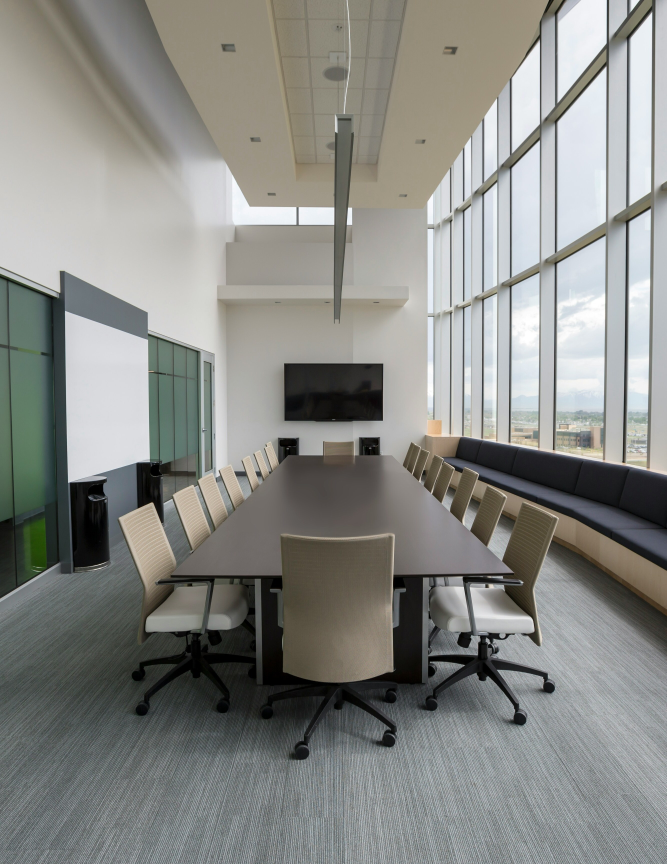
#> input picture images/bg2.jpg, 2667 x 3456 px (shown at 1/4 size)
$ python -i main.py   (imports and definitions only)
#> lines starting #> are read from the running program, lines starting #| are printed output that depends on the picture; after the words box and inside, x2 and y2 are one past the last pixel; in counts of white or black regions, pixels touching at a corner belong together
import os
import cv2
import numpy as np
from PIL import Image
from rembg import remove
import matplotlib.pyplot as plt
from skimage import exposure, color, transform

# [276 lines left out: functions create_directory_if_not_exists, remove_background, analyze_scene_depth, analyze_lighting_conditions, apply_grunge_texture, match_colors_for_scene and 2 more, not called in this run]

def apply_final_adjustments(image_path, output_path):
#> called with image_path = '../images/bg2.jpg', output_path = 'out.png'
    print("Applying final adjustments...")

    image = cv2.imread(image_path)
#> image is the input picture: shape (3456, 2667, 3); mean B, G, R 133.4, 137.5, 136.4

    image = cv2.convertScaleAbs(image, alpha=1.15, beta=10)
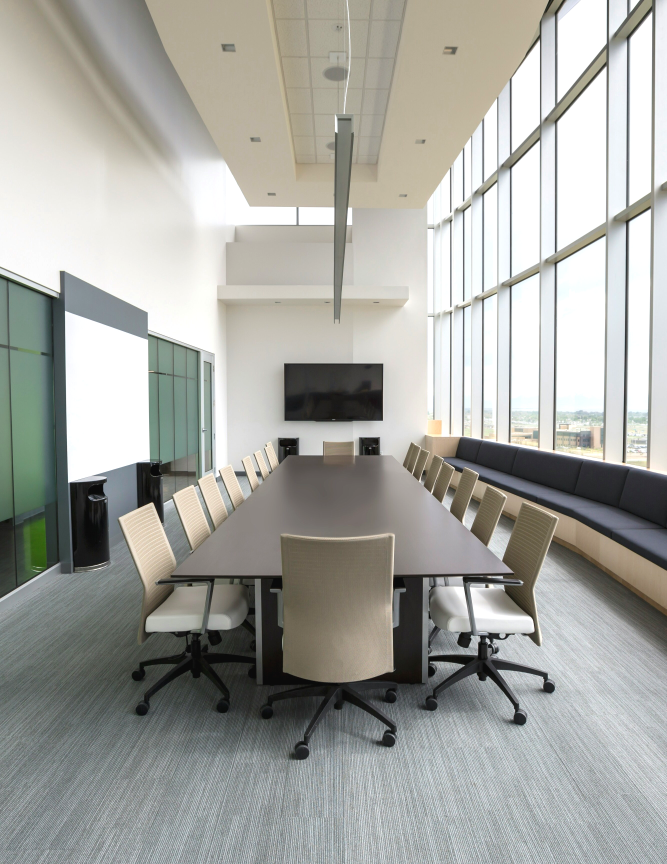
#> image: shape (3456, 2667, 3) (shown at 1/4 size); mean B, G, R 161.1, 166.3, 165.5

    h, w = image.shape[:2]
#> h = 3456; w = 2667
    grain = np.random.normal(0, 1, (h, w, 3)).astype(np.int32)
    image_with_grain = np.clip(image.astype(np.int32) + grain, 0, 255).astype(np.uint8)

    kernel = np.array([[-0.5,-0.5,-0.5], [-0.5,5,-0.5], [-0.5,-0.5,-0.5]]) / 2.0
    sharpened = cv2.filter2D(image_with_grain, -1, kernel)
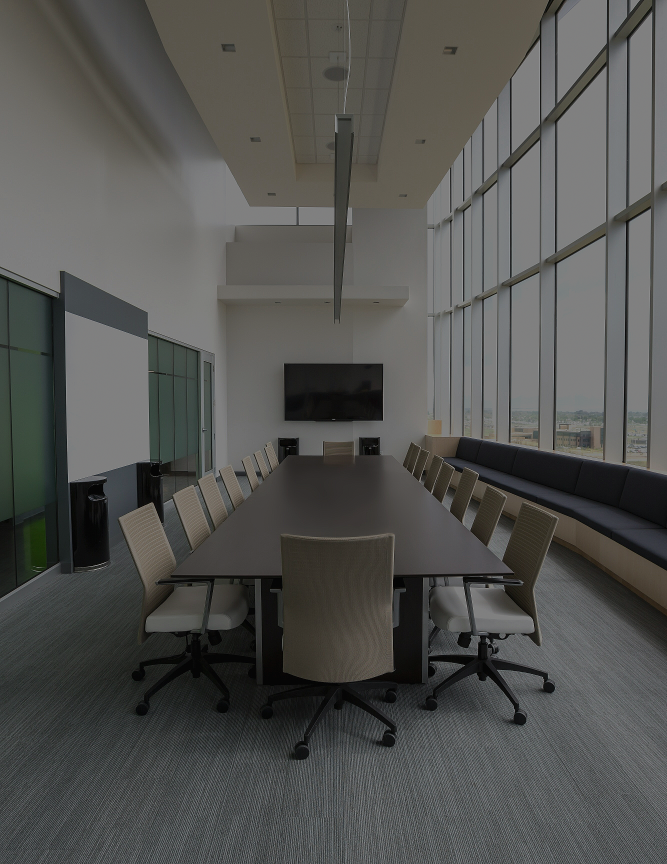
#> sharpened: shape (3456, 2667, 3) (shown at 1/4 size); mean B, G, R 80.7, 83.3, 82.9

    lab = cv2.cvtColor(sharpened, cv2.COLOR_BGR2LAB)
#> lab: shape (3456, 2667, 3); mean of channels 0, 1, 2 88.7, 127.4, 129.5
    l, a, b = cv2.split(lab)
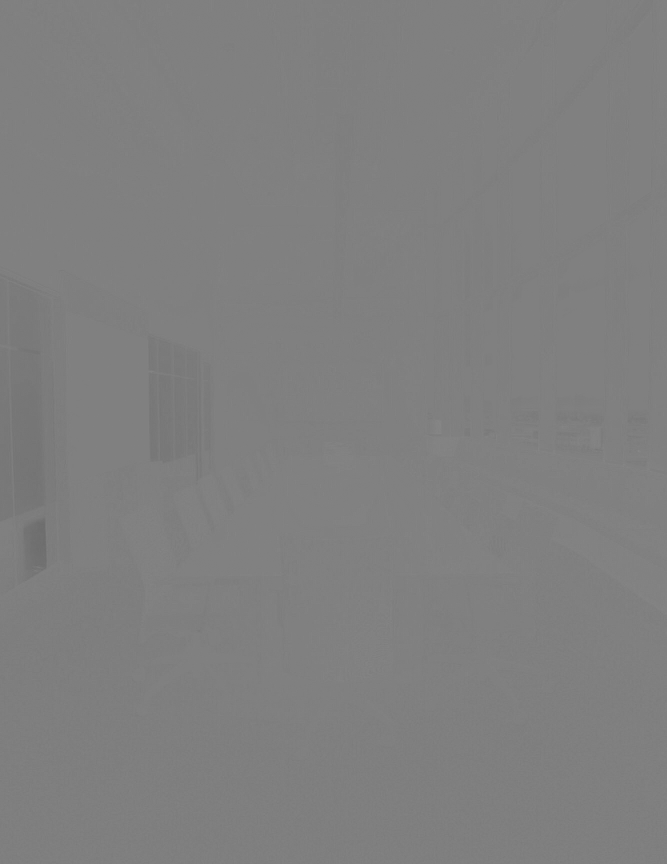
#> a: shape (3456, 2667) (shown at 1/4 size); min 103, max 146, mean 127.4

    l_float = l.astype(np.float32)
    a_float = a.astype(np.float32)
    b_float = b.astype(np.float32)

    shadow_mask = (l_float < 100).astype(np.float32)
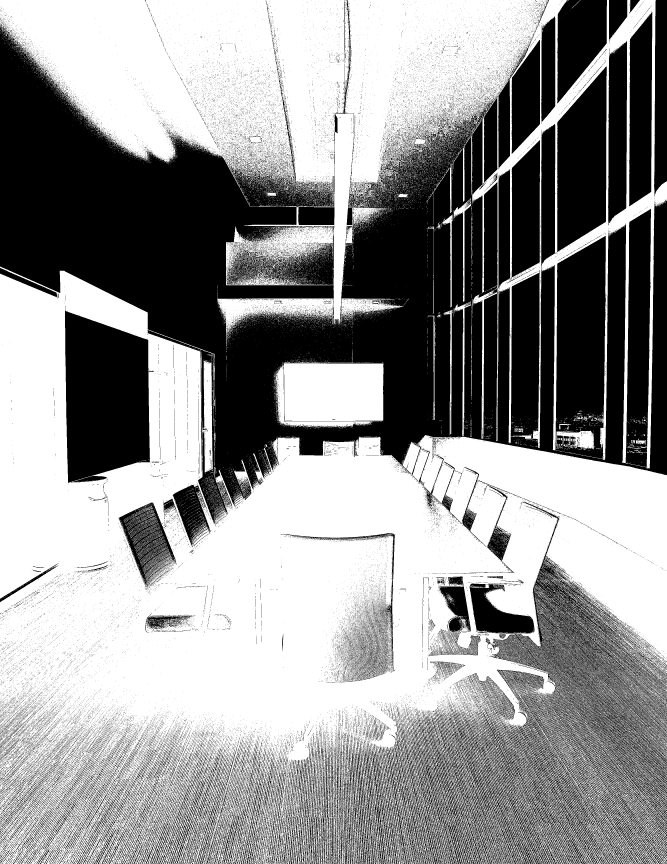
#> shadow_mask: shape (3456, 2667) float32 (shown at 1/4 size); values 0 (black) and 1 (white), 57.9% white; 60745 black regions (57963 under 20 px), largest, box (x1, y1, x2, y2) and area: (0, 105, 2667, 2097) 2168266, (1598, 2007, 2667, 3456) 424029, (260, 1243, 616, 1931) 194505
    b_float = b_float - shadow_mask * 1

    highlight_mask = (l_float > 150).astype(np.float32)
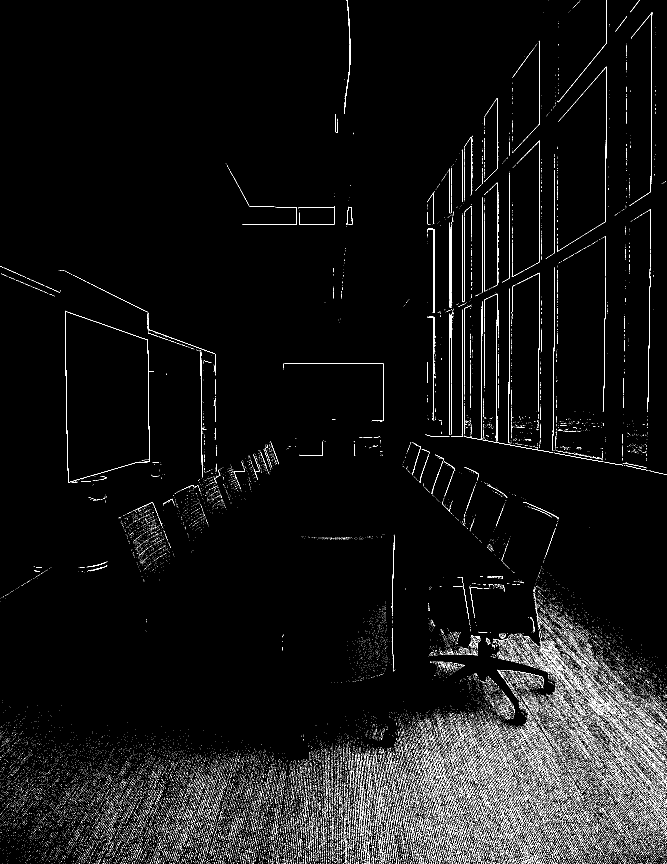
#> highlight_mask: shape (3456, 2667) float32 (shown at 1/4 size); values 0 (black) and 1 (white), 2.4% white in thin lines or dots
    b_float = b_float + highlight_mask * 2

    a = np.clip(a_float, 0, 255).astype(np.uint8)
    b = np.clip(b_float, 0, 255).astype(np.uint8)
    lab_adjusted = cv2.merge([l, a, b])
#> lab_adjusted: shape (3456, 2667, 3); mean of channels 0, 1, 2 88.7, 127.4, 129

    final = cv2.cvtColor(lab_adjusted, cv2.COLOR_LAB2BGR)

    rows, cols = final.shape[:2]
#> rows = 3456; cols = 2667
    kernel_x = cv2.getGaussianKernel(cols, cols/4)
    kernel_y = cv2.getGaussianKernel(rows, rows/4)
    kernel = kernel_y * kernel_x.T
    mask = kernel / kernel.max()

    for i in range(3):
        final[:,:,i] = final[:,:,i] * (0.98 + 0.02 * mask)

    cv2.imwrite(output_path, final)
    print(f"Final adjustments saved to {output_path}")

    return final

# [40 lines left out: function main, not called in this run]

# [2 lines not run here, left out]

>>> result = apply_final_adjustments('../images/bg2.jpg', 'out.png')
